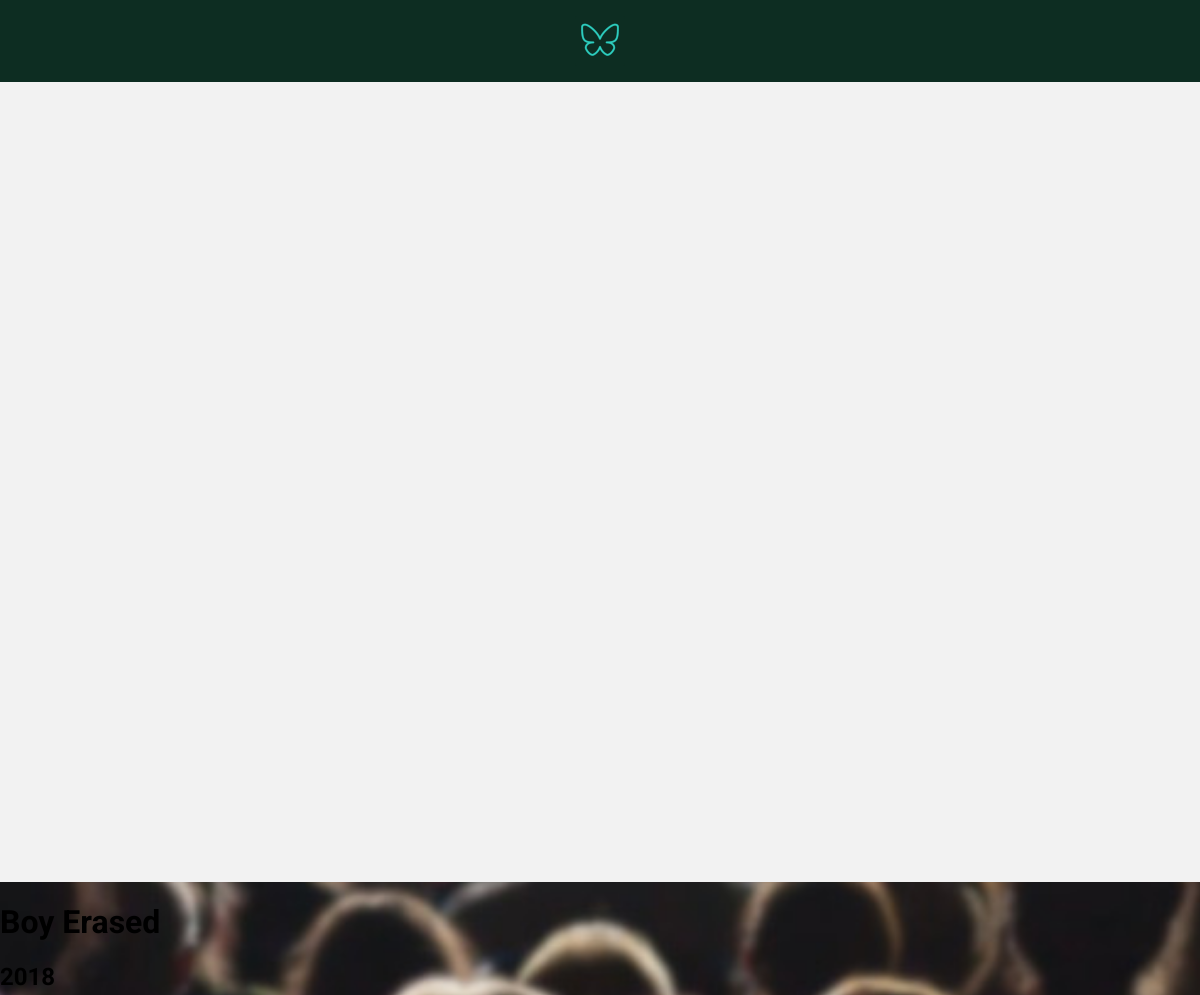
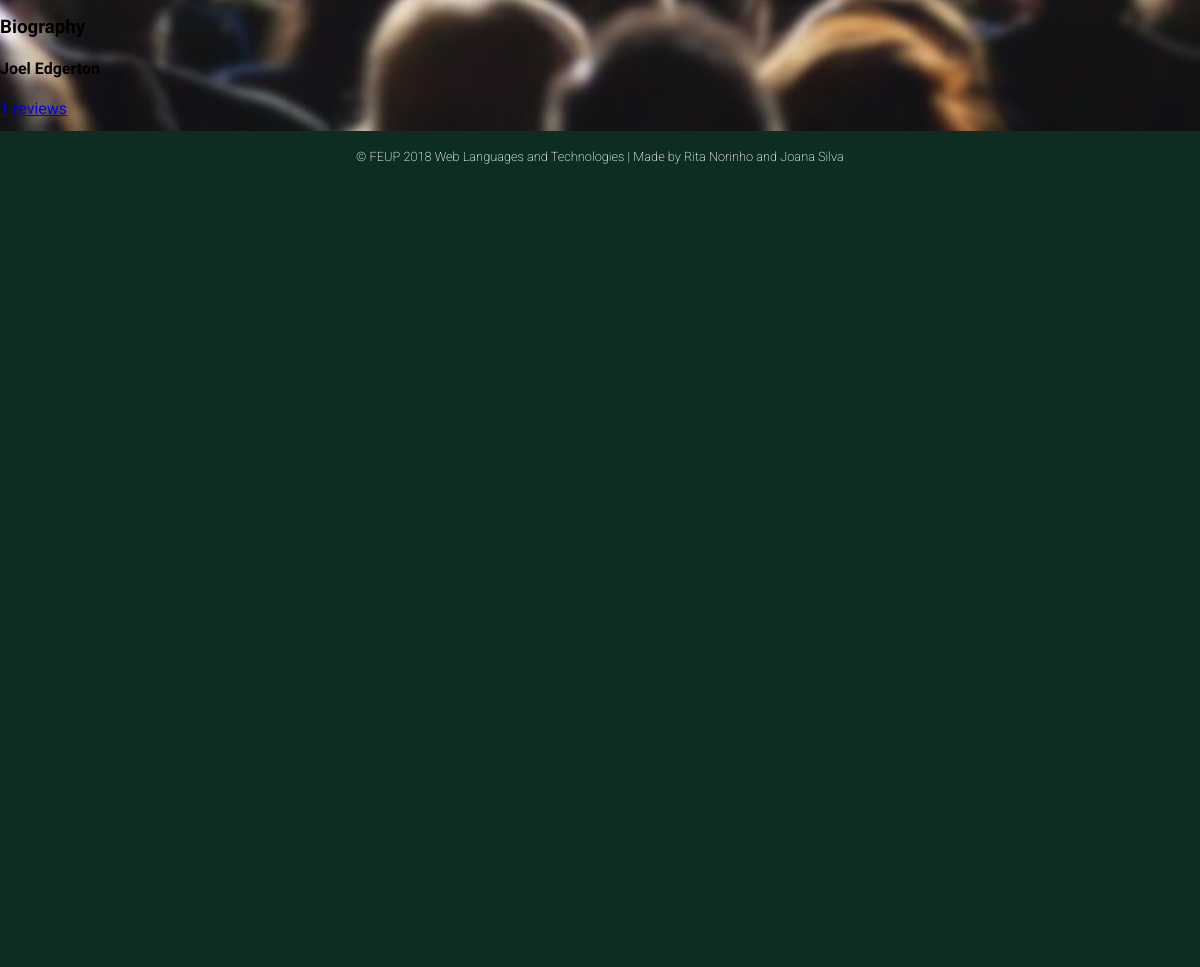
Screenshot of /pages/movie.php?movie_id=6 (signed in) with the database file from the repository (2 pictures, top to bottom).
### tables this page shows
CREATE TABLE Movie (
    ID          INTEGER PRIMARY KEY AUTOINCREMENT,
    Name        STRING NOT NULL,
    ReleaseYear STRING NOT NULL,
    CoverPhoto  STRING DEFAULT "default.jpg"
);

CREATE TABLE Genre (
    ID          INTEGER PRIMARY KEY AUTOINCREMENT,
    Name        STRING NOT NULL 
);

CREATE TABLE Director (
     ID          INTEGER  PRIMARY KEY AUTOINCREMENT,
     Name        STRING NOT NULL
);

### pages/movie.php (called while the page is built, shortened)
<?php
    include_once('../templates/common/tpl_footer.php');
    include_once('../templates/tpl_movie.php');
    include_once('../database/db_movies.php');
    $movieID = $_GET['movie_id'];
    $movie_info=getMovieInfo($movieID);
    $movie_genres=getAllGenresMovie($movieID);
    $movie_directors=getAllDirectorsMovie($movieID);
    $number_reviews=getNumberReviewsMovie($movieID);
    draw_movie($movie_info,$movie_genres,$movie_directors,$number_reviews);
?>

### database/db_movies.php (called while the page is built, shortened)
<?php
  function getMovieInfo($movieID){
    $db = Database::instance()->db();
    try {
      $stmt = $db->prepare('SELECT * FROM Movie WHERE ID = ?');
      $stmt->execute(array($movieID));
      $row = $stmt->fetch();
        return $row;
      }
    catch(PDOException $e) {
      return -1;
    }
  }
  function getAllGenresMovie($movieID){
    $db = Database::instance()->db();
    try {
      $stmt = $db->prepare('SELECT GenreID FROM MovieGenre WHERE MovieID = ?');
      $stmt->execute(array($movieID));
     $rows = $stmt->fetchAll();
     $stmt1 = $db->prepare('SELECT Name FROM Genre WHERE ID = ?');
     foreach($rows as $row){
        $stmt1->execute(array($row['GenreID']));
     }
     $genres= $stmt1->fetchAll();
     return $genres;
    }catch(PDOException $e) {
      return -1;
    }
  }
  function getAllDirectorsMovie($movieID){
    $db = Database::instance()->db();
    try {
      $stmt = $db->prepare('SELECT DirectorID FROM MovieDirector WHERE MovieID = ?');
      $stmt->execute(array($movieID));
     $rows = $stmt->fetchAll();
     $stmt1 = $db->prepare('SELECT Name FROM Director WHERE ID = ?');
     foreach($rows as $row){
        $stmt1->execute(array($row['DirectorID']));
     }
     $directors= $stmt1->fetchAll();
     return $directors;
    }catch(PDOException $e) {
      return -1;
    }
  }

### templates/tpl_movie.php (the view, shortened to what this page needs)
<!DOCTYPE html>
<html>
<head>
    <link rel="stylesheet" href="../css/style.css">
    <link rel="stylesheet" href="https://use.fontawesome.com/releases/v5.3.1/css/all.css">
</head>
    <header>
        <img src="../assets/mininabi.png" alt="Nabi logo (butterfly)">
    </header>
    <div class="profile_container">
    <?php function draw_movie($movie,$movie_genres,$movie_directors,$number_reviews) {
?>
    <div class="movie_info" >
        <h1><?=$movie['Name']?></h1>
        <h2><?=$movie['ReleaseYear']?></h2>
        <?php foreach($movie_genres as $genre){?>
        <h3><?=$genre['Name']?></h3>
        <?php }?>
        <?php foreach($movie_directors as $director){?>
        <h4><?=$director['Name']?></h4>
        <?php }?>
        <a href="reviews.php?movie_id=<?php echo htmlentities($movie['ID'])?>"><?=$number_reviews?> reviews</a>
    </div>
    <?php }?>
</div>

### css/style.css (style rules this page uses)
html { height:100% ; }
header { padding: 1em; text-align: center; background-color: var(--bg-color-dark); }
div.profile_container { background-image: none; background-color: var(--input-color); height: 100vh; display: grid; font-family: "Roboto", 'sans-serif'; grid-template-columns: 6fr 1fr; grid-template-rows: auto 1fr auto auto 1fr; grid-template-areas: "header header" "info goto" "nav goto" "reviews goto" "footer footer"; }

### rows the page displays
movie: Name "Boy Erased", ReleaseYear "2018"
genre: Name "Biography"
director: Name "Joel Edgerton"
